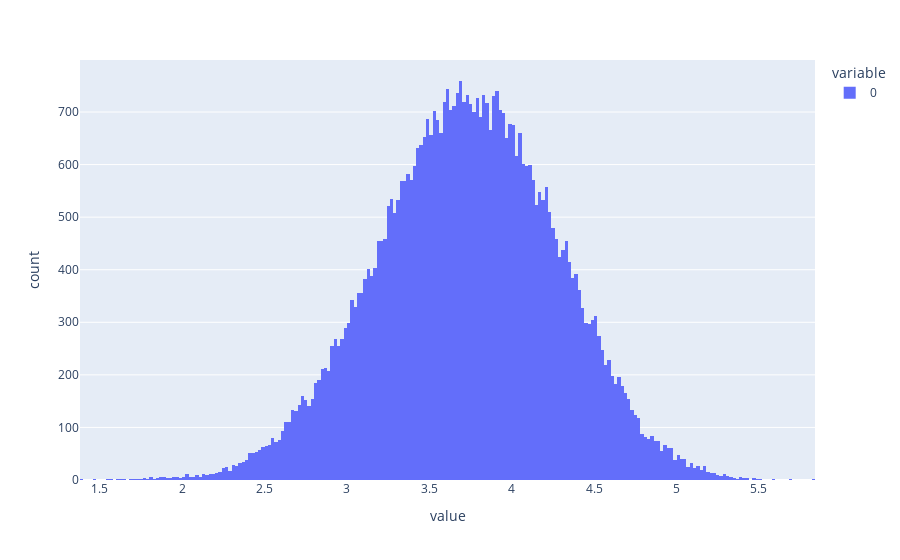

Write notebook code for a chart like this one.
### Code cell
import plotly.express as px

fig = px.histogram(Q_norm_list)
fig.show()

### Figure 1 — Plotly figure (JSON) as saved in the notebook; plotly's stock layout.template omitted (floating-point values rounded to 4 significant figures; data arrays with more than 128 entries replaced by an {"elided": "..."} marker saying what was removed)
{"data": [{"alignmentgroup": "True", "bingroup": "x", "hovertemplate": "variable=0<br>value=%{x}<br>count=%{y}<extra></extra>", "legendgroup": "0", "marker": {"color": "#636efa", "pattern": {"shape": ""}}, "name": "0", "offsetgroup": "0", "orientation": "v", "showlegend": true, "type": "histogram", "x": {"elided": "50500 float values"}, "xaxis": "x", "yaxis": "y"}], "layout": {"barmode": "relative", "legend": {"title": {"text": "variable"}, "tracegroupgap": 0}, "margin": {"t": 60}, "xaxis": {"anchor": "y", "domain": [0, 1], "title": {"text": "value"}}, "yaxis": {"anchor": "x", "domain": [0, 1], "title": {"text": "count"}}}}
